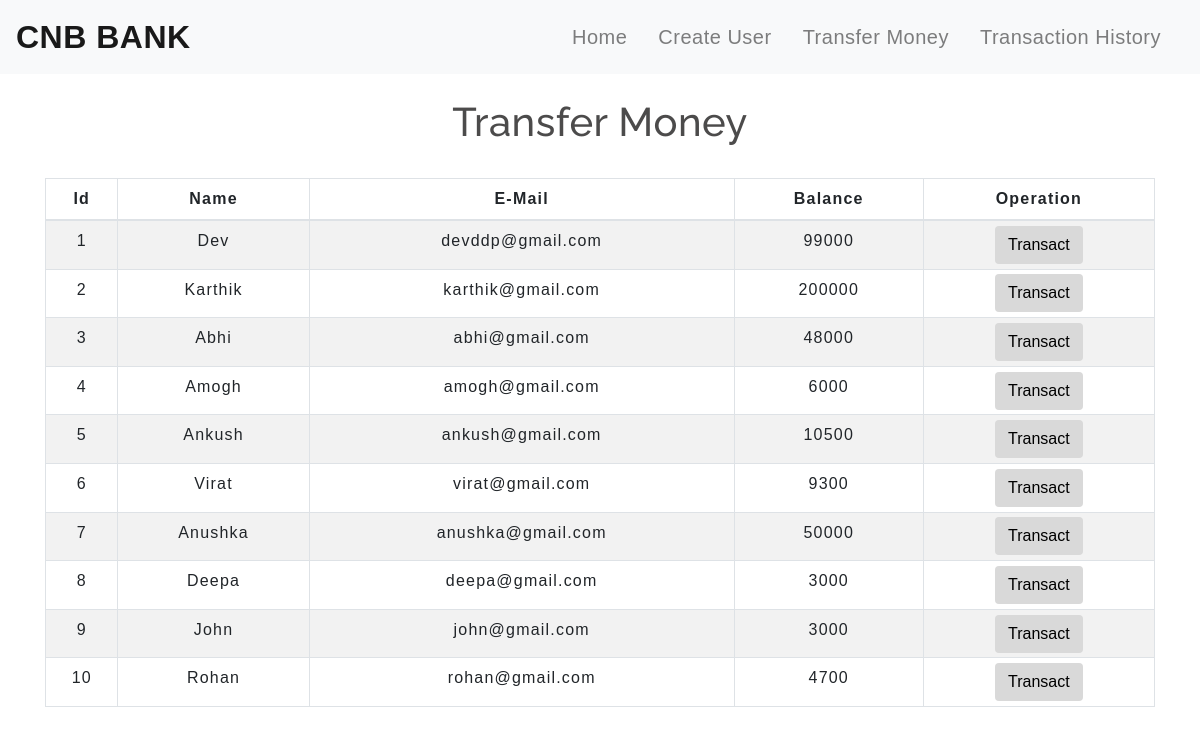
The app's page /transfermoney.php with its own data.
### tables this page shows
CREATE TABLE `users` (
  `id` int(3) NOT NULL,
  `name` text NOT NULL,
  `email` varchar(30) NOT NULL,
  `balance` int(8) NOT NULL
);

### transfermoney.php (the view, shortened to what this page needs)
<!DOCTYPE html>
<html lang="en">
<head>
    <link rel="stylesheet" href="https://maxcdn.bootstrapcdn.com/bootstrap/4.0.0/css/bootstrap.min.css">
    <link rel="stylesheet" type="text/css" href="css/table.css">
    <link rel="stylesheet" type="text/css" href="css/navbar.css">
</head>
<body>
<?php
    include 'config.php';
    $sql = "SELECT * FROM users";
    $result = mysqli_query($conn,$sql);
?>
<?php
  include 'navbar.php';
?>
<div class="container">
        <h2 class="text-center pt-4">Transfer Money</h2>
        <br>
            <div class="row">
                <div class="col">
                    <div class="table-responsive-sm">
                    <table class="table table-hover table-sm table-striped table-condensed table-bordered">
                        <thead>
                            <tr>
                            <th scope="col" class="text-center py-2">Id</th>
                            <th scope="col" class="text-center py-2">Name</th>
                            <th scope="col" class="text-center py-2">E-Mail</th>
                            <th scope="col" class="text-center py-2">Balance</th>
                            <th scope="col" class="text-center py-2">Operation</th>
                            </tr>
                        </thead>
                        <tbody>
                <?php
                    while($rows=mysqli_fetch_assoc($result)){
                ?>
                    <tr>
                        <td class="py-2"><?php echo $rows['id'] ?></td>
                        <td class="py-2"><?php echo $rows['name']?></td>
                        <td class="py-2"><?php echo $rows['email']?></td>
                        <td class="py-2"><?php echo $rows['balance']?></td>
                        <td><a href="selecteduserdetail.php?id= <?php echo $rows['id'] ;?>"> <button type="button" class="btn">Transact</button></a></td>
                    </tr>
                <?php
                    }
                ?>
                        </tbody>
                    </table>
                    </div>
                </div>
            </div>
         </div>
</body>
</html>

### css/table.css (style rules this page uses)
* { padding: 0; margin: 0; box-sizing: border-box; font-family: sans-serif; }
h2 { font-size: 40px; }
table { letter-spacing: 1.2px; }
td { text-align: center; }
button { border:none; background: #d9d9d9; transition: 1s; }

### css/navbar.css (style rules this page uses)
h2 { color: #4C4B4B; letter-spacing: 0.5px; font-family: raleway; }

### transfermoney.php (style rules this page uses)
button { transition: 1.5s; }

### records on screen
users: id "1", name "Dev", email "devddp@gmail.com", balance "99000"
users: id "2", name "Karthik", email "karthik@gmail.com", balance "200000"
users: id "3", name "Abhi", email "abhi@gmail.com", balance "48000"
users: id "4", name "Amogh", email "amogh@gmail.com", balance "6000"
users: id "5", name "Ankush", email "ankush@gmail.com", balance "10500"
users: id "6", name "Virat", email "virat@gmail.com", balance "9300"
users: id "7", name "Anushka", email "anushka@gmail.com", balance "50000"
users: id "8", name "Deepa", email "deepa@gmail.com", balance "3000"
users: id "9", name "John", email "john@gmail.com", balance "3000"
users: id "10", name "Rohan", email "rohan@gmail.com", balance "4700"
